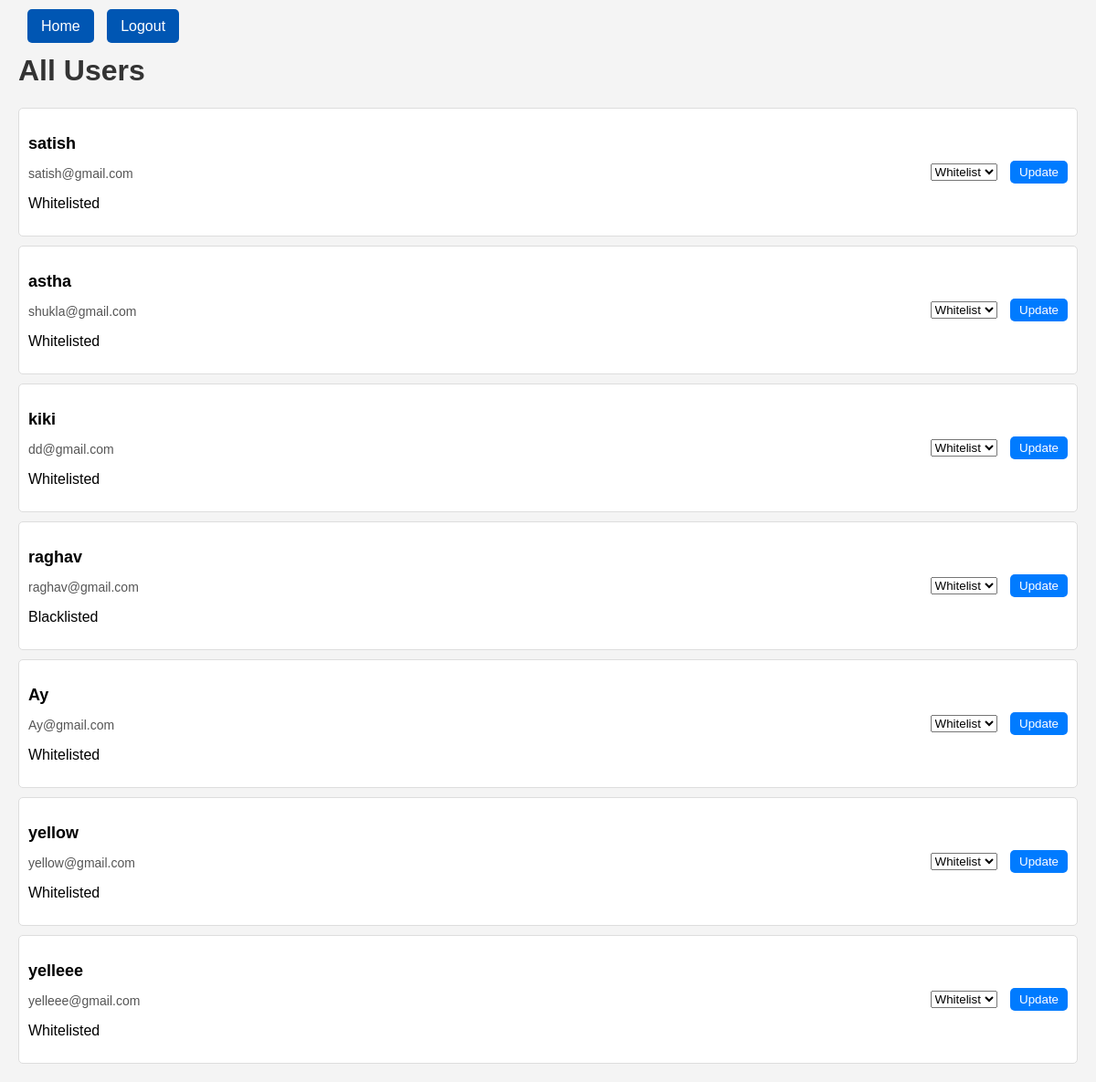
/admin_creators, run on the app's committed database.
### model.py (models this page shows)
class User(db.Model, UserMixin):
    id = db.Column(db.Integer, primary_key=True, autoincrement=True)
    name = db.Column(db.String(80), unique=True, nullable=False)
    email = db.Column(db.String(120), unique=True, nullable=False)
    password = db.Column(db.String(120), nullable=False)
    creator = db.Column(db.String(10))
    blacklist=db.Column(db.Boolean(), default=False)
    albums = db.relationship('Album', back_populates='user')
    songs = db.relationship('Song', back_populates='user')

### app.py (the view)
@app.route('/admin_creators')
def admin_creators():
    users=User.query.all()
    return render_template("admin_creators.html", users=users)

### templates/admin_creators.html (shortened to what this page needs)
<!DOCTYPE html>
<html lang="en">
<head>
</head>
<body>
    <div class="top-buttons">
        <a href="/admin_dashboard" class="creator-btn">Home</a>
        <a href="/logout" class="creator-btn">Logout</a>
    </div>
    <h1>All Users</h1>
    <ul class="user-list">
        {% for user in users %}
            <li class="user-item">
                <div>
                    <p class="user-name">{{ user.name }}</p>
                    <p class="user-email">{{ user.email }}</p>
                    <p>{{ "Blacklisted" if user.blacklist else "Whitelisted" }}</p>
                </div>
                <div>
                    <form method="POST" action="{{ url_for('blacklist_creator', user_id=user.id) }}">
                        <select class="blacklist-dropdown" name="blacklist_action">
                            <option value="0">Whitelist</option>
                        </select>
                        <button type="submit" class="update-button">Update</button>
                    </form>
                </div>
            </li>
        {% endfor %}
    </ul>
</body>
</html>

### templates/admin_creators.html (style rules this page uses)
body { font-family: 'Arial', sans-serif; margin: 20px; background-color: #f4f4f4; }
h1 { color: #333; }
.user-list { list-style: none; padding: 0; }
.user-item { display: flex; justify-content: space-between; border: 1px solid #ddd; border-radius: 5px; padding: 10px; margin-bottom: 10px; background-color: #fff; align-items: center; }
.user-name { font-size: 18px; font-weight: bold; margin-bottom: 5px; }
.user-email { font-size: 14px; color: #555; }
.blacklist-dropdown { margin-right: 10px; }
.update-button { padding: 5px 10px; background-color: #007bff; color: #fff; border: none; border-radius: 5px; cursor: pointer; }
.logout-btn, .home-btn, .creator-btn { padding: 10px 15px; margin-left: 10px; text-decoration: none; color: #fff; background-color: #0056b3; border: none; border-radius: 5px; cursor: pointer; transition: background-color 0.3s ease; }

### data on the page
User: name "satish", email "satish@gmail.com", blacklist "Whitelisted"
User: name "astha", email "shukla@gmail.com", blacklist "Whitelisted"
User: name "kiki", email "dd@gmail.com", blacklist "Whitelisted"
User: name "raghav", email "raghav@gmail.com", blacklist "Blacklisted"
User: name "Ay", email "Ay@gmail.com", blacklist "Whitelisted"
User: name "yellow", email "yellow@gmail.com", blacklist "Whitelisted"
User: name "yelleee", email "yelleee@gmail.com", blacklist "Whitelisted"
